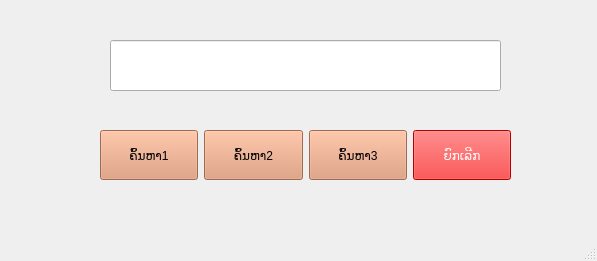
<?xml version="1.0" encoding="UTF-8"?>
<ui version="4.0">
 <class>SearchEmployee</class>
 <widget class="QMainWindow" name="SearchEmployee">
  <property name="geometry">
   <rect>
    <x>0</x>
    <y>0</y>
    <width>597</width>
    <height>261</height>
   </rect>
  </property>
  <property name="windowTitle">
   <string>Search Form</string>
  </property>
  <widget class="QWidget" name="centralwidget">
   <widget class="QLineEdit" name="txt_search_popup">
    <property name="geometry">
     <rect>
      <x>110</x>
      <y>40</y>
      <width>391</width>
      <height>51</height>
     </rect>
    </property>
    <property name="styleSheet">
     <string notr="true">font: 12pt &quot;Phetsarath OT&quot;;</string>
    </property>
   </widget>
   <widget class="QWidget" name="widget" native="true">
    <property name="geometry">
     <rect>
      <x>100</x>
      <y>120</y>
      <width>411</width>
      <height>71</height>
     </rect>
    </property>
    <layout class="QHBoxLayout" name="horizontalLayout">
     <item>
      <widget class="QPushButton" name="btn_search_name_lastname">
       <property name="minimumSize">
        <size>
         <width>0</width>
         <height>50</height>
        </size>
       </property>
       <property name="sizeIncrement">
        <size>
         <width>0</width>
         <height>0</height>
        </size>
       </property>
       <property name="baseSize">
        <size>
         <width>0</width>
         <height>0</height>
        </size>
       </property>
       <property name="styleSheet">
        <string notr="true">font: 12pt &quot;Phetsarath OT&quot;;
background-color: rgb(222, 148, 110);</string>
       </property>
       <property name="text">
        <string>ຄົ້ນຫາ1</string>
       </property>
      </widget>
     </item>
     <item>
      <widget class="QPushButton" name="btn_search_department">
       <property name="minimumSize">
        <size>
         <width>0</width>
         <height>50</height>
        </size>
       </property>
       <property name="sizeIncrement">
        <size>
         <width>0</width>
         <height>0</height>
        </size>
       </property>
       <property name="baseSize">
        <size>
         <width>0</width>
         <height>0</height>
        </size>
       </property>
       <property name="styleSheet">
        <string notr="true">font: 12pt &quot;Phetsarath OT&quot;;
background-color: rgb(222, 148, 110);</string>
       </property>
       <property name="text">
        <string>ຄົ້ນຫາ2</string>
       </property>
      </widget>
     </item>
     <item>
      <widget class="QPushButton" name="btn_search_position">
       <property name="minimumSize">
        <size>
         <width>0</width>
         <height>50</height>
        </size>
       </property>
       <property name="sizeIncrement">
        <size>
         <width>0</width>
         <height>0</height>
        </size>
       </property>
       <property name="baseSize">
        <size>
         <width>0</width>
         <height>0</height>
        </size>
       </property>
       <property name="styleSheet">
        <string notr="true">font: 12pt &quot;Phetsarath OT&quot;;
background-color: rgb(222, 148, 110);</string>
       </property>
       <property name="text">
        <string>ຄົ້ນຫາ3</string>
       </property>
      </widget>
     </item>
     <item>
      <widget class="QPushButton" name="btn_search_cancel">
       <property name="minimumSize">
        <size>
         <width>0</width>
         <height>50</height>
        </size>
       </property>
       <property name="sizeIncrement">
        <size>
         <width>0</width>
         <height>0</height>
        </size>
       </property>
       <property name="baseSize">
        <size>
         <width>0</width>
         <height>0</height>
        </size>
       </property>
       <property name="styleSheet">
        <string notr="true">font: 12pt &quot;Phetsarath OT&quot;;
background-color: rgb(255, 0, 0);
color: rgb(255, 255, 255);</string>
       </property>
       <property name="text">
        <string>ຍົກເລີກ</string>
       </property>
      </widget>
     </item>
    </layout>
   </widget>
  </widget>
  <widget class="QMenuBar" name="menubar">
   <property name="geometry">
    <rect>
     <x>0</x>
     <y>0</y>
     <width>597</width>
     <height>26</height>
    </rect>
   </property>
  </widget>
  <widget class="QStatusBar" name="statusbar"/>
 </widget>
 <resources/>
 <connections/>
</ui>
